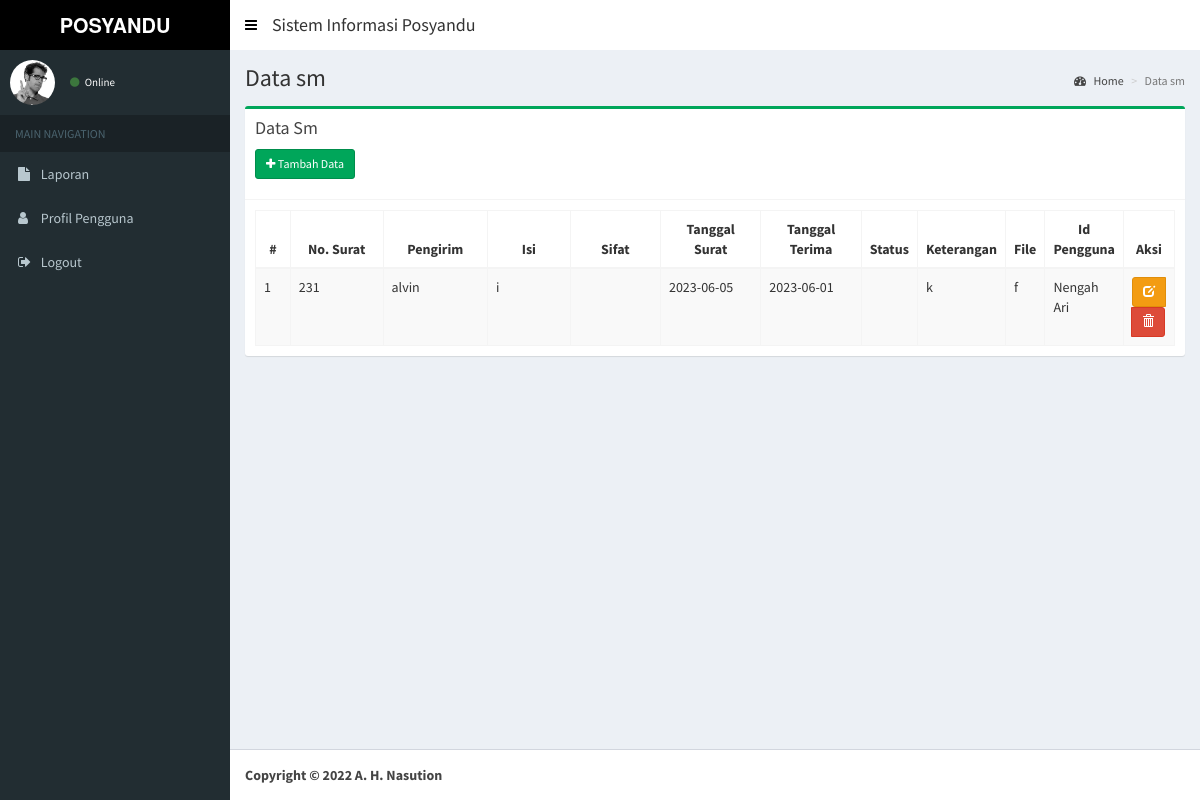
Page /index.php/sm on the earlier database version.
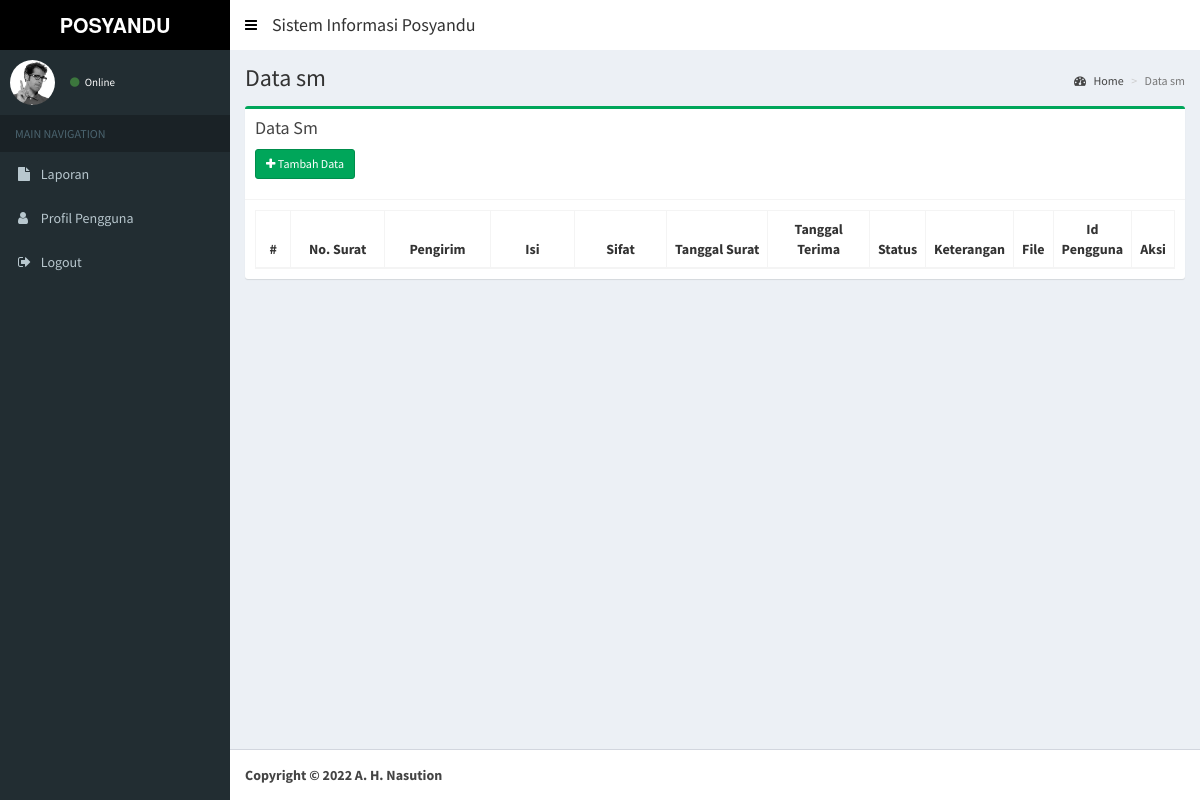
Same page on the later database version.
### tables this page shows
CREATE TABLE `sm` (
  `id_sm` int NOT NULL,
  `nosurat` varchar(20) NOT NULL,
  `pengirim` varchar(50) NOT NULL,
  `isi` varchar(100) NOT NULL,
  `sifat` enum('Biasa','Segera','Penting','Rahasia') NOT NULL,
  `tglsurat` date NOT NULL,
  `tglterima` date NOT NULL,
  `status` enum('sudah didisposisi','belum didisposisi') NOT NULL,
  `keterangan` varchar(100) NOT NULL,
  `file` varchar(30) NOT NULL,
  `id_pengguna` int NOT NULL
);

CREATE TABLE `akses` (
  `id_pengguna` int NOT NULL,
  `nama_pengguna` varchar(50) NOT NULL,
  `alamat` varchar(50) NOT NULL,
  `telp` varchar(12) NOT NULL,
  `email` varchar(50) NOT NULL,
  `username` varchar(30) NOT NULL,
  `password` varchar(30) NOT NULL,
  `level` enum('lurah','sekretaris','admin') NOT NULL
);

### application/controllers/Sm.php (called while the page is built, shortened)
<?php
class Sm extends CI_Controller {
	public function __construct()
	{
		$this->load->model('Sm_model', 'sm');
		$this->load->model('Akses_model', 'akses');
		$this->load->helper('tgl_indo');
		$this->load->helper('security');
	}
	public function index()
	{
		$data = array(
			'title'			=> 'SISTEM SURAT',
			'judul'			=> 'Data sm',
			'data' 			=> $this->sm->tabel()->result(),
			'content'		=> 'sm/v_content',
			'ajax'	 		=> 'sm/v_ajax'
		);
		$this->load->view('layout/v_wrapper', $data, FALSE);
	}
}

### index.php (called while the page is built, shortened)
<?php
require_once BASEPATH.'core/CodeIgniter.php';

### application/views/layout/v_content.php (called while the page is built, shortened)
 	<?php
	if ($content)
	{
		$this->load->view($content);
	}
?>

### application/models/Sm_model.php (called while the page is built, shortened)
<?php
class Sm_model extends CI_Model {
	public function tabel($where = null)
	{
		if($where == null){
			$this->db->select('*');
			$this->db->from('sm');
			$this->db->join('akses', 'sm.id_pengguna = akses.id_pengguna');
			$this->db->order_by('sm.id_sm', 'Asc');
			$query = $this->db->get();
		}
		return $query;
	}
}

### application/views/sm/v_content.php (the view, shortened to what this page needs)
<section class="content-header">
  <h1>
    <?= $judul ?>
  </h1>
  <ol class="breadcrumb">
    <li><a href="<?= base_url() ?>dashboard"><i class="fa fa-dashboard"></i> Home</a></li>
    <li class="active"><?= $judul ?></li>
  </ol>
</section>
<section class="content">
  <div class="row">
    <div class="col-xs-12">
      <div class="box box-success">
        <div class="box-header with-border">
          <h3 class="box-title">Data Sm</h3>
          <div style="padding-top: 10px;">
          <p><a href="<?= base_url(); ?>sm/add" class="btn btn-sm btn-success icon-btn"><i class="fa fa-plus"></i> Tambah Data</a></p>
          </div>
        </div>
        <div class="box-body">
          <table id="example1" class="table table-bordered table-striped" style="width: 100%;">
              <thead>
                  <tr>
                      <th style="width: 5%;text-align: center;">#</th>
                      <th style="width: 15%;text-align: center;">No. Surat</th>
                      <th style="width: 15%;text-align: center;">Pengirim</th>
                      <th style="width: 15%;text-align: center;">Isi</th>
                      <th style="width: 15%;text-align: center;">Sifat</th>
                      <th style="width: 15%;text-align: center;">Tanggal Surat</th>
                      <th style="width: 15%;text-align: center;">Tanggal Terima</th>
                      <th style="width: 13%;text-align: center;">Status</th>
                      <th style="width: 13%;text-align: center;">Keterangan</th>
                      <th style="width: 13%;text-align: center;">File</th>
                      <th style="width: 13%;text-align: center;">Id Pengguna</th>
                      <th style="width: 13%;text-align: center;">Aksi</th>
                  </tr>
              </thead>
              <tbody>
                  <?php $total= 0; $no=1; foreach($data as $row){  ?>
                  <tr>
                      <td><?= $no++ ?></td>
                      <td><?= $row->nosurat ?></td>
                      <td><?= $row->pengirim ?></td>
                      <td><?= $row->isi ?></td>
                      <td><?= $row->sifat ?></td>
                      <td><?= $row->tglsurat ?></td>
                      <td><?= $row->tglterima ?></td>
                      <td><?= $row->status ?></td>
                      <td><?= $row->keterangan ?></td>
                      <td><?= $row->file ?></td>
                      <td><?= $row->nama_pengguna ?></td>
                      <td style="text-align: center;">
                          <form action="<?= base_url() ?>sm/delete/<?= $row->id_sm ?>" method="post">
                              <div class="btn-group">
                                  <a href="<?= base_url() ?>sm/edit/<?= $row->id_sm ?>" class=" btn btn-sm btn-warning" data-toggle="tooltip" title="Edit"><span class="glyphicon glyphicon-edit"></span></a>
                                  <button class="btn btn-sm btn-danger" type="submit" onclick="return confirm('Yakin ingin menghapus data?')" data-toggle="tooltip" title="Hapus"><span class="glyphicon glyphicon-trash"></span></button>
                              </div>
                          </form>
                      </td>
                  </tr>
                <?php } ?>
              </tbody>
          </table>
        </div>
      </div>
    </div>
  </div>
</section>

### application/views/layout/v_wrapper.php (shortened to what this page needs)
<!DOCTYPE html>
<html>
  <head>
    <link rel="stylesheet" href="<?= base_url() ?>public/lte/bootstrap/css/bootstrap.min.css">
    <link rel="stylesheet" href="https://maxcdn.bootstrapcdn.com/font-awesome/4.4.0/css/font-awesome.min.css">
    <link rel="stylesheet" href="https://code.ionicframework.com/ionicons/2.0.1/css/ionicons.min.css">
    <link rel="stylesheet" href="<?= base_url() ?>public/lte/plugins/datatables/dataTables.bootstrap.css">
    <link rel="stylesheet" href="<?= base_url() ?>public/lte/plugins/select2/select2.min.css">
    <link rel="stylesheet" href="<?= base_url() ?>public/lte/dist/css/AdminLTE.min.css">
    <link rel="stylesheet" href="<?= base_url() ?>public/lte/dist/css/skins/_all-skins.min.css">
    <link rel="stylesheet" href="<?= base_url() ?>public/lte/plugins/fullcalendar/dist/fullcalendar.min.css">
    <link rel="stylesheet" href="<?= base_url() ?>public/lte/plugins/fullcalendar/dist/fullcalendar.print.min.css" media="print">
    <link rel="stylesheet" href="<?= base_url() ?>public/lte/plugins/bootstrap-colorpicker/dist/css/bootstrap-colorpicker.min.css">
  </head>
  <body class="hold-transition skin-green sidebar-mini">
    <div class="wrapper">
      <header class="main-header" style="background-color: #ffffff">
         <?php  include 'v_head.php'; ?>
      </header>
      <aside class="main-sidebar">
        <?php  include 'v_sidebar.php'; ?>
      </aside>
      <div class="content-wrapper">
        <?php include 'v_content.php'; ?>
      </div>
      <footer class="main-footer">
        <?php  include 'v_footer.php'; ?>
      </footer>
    </div>
  </body>
</html>

### application/views/layout/v_head.php (shortened to what this page needs)
<a href="<?= base_url() ?>public/lte/index2.html" class="logo" style="background-color: black;" >
  <span class="logo-lg"><b>POSYANDU MANDIRI</b></span>
</a>
<nav class="navbar navbar-static-top" role="navigation" style="background-color: #ffffff">
  <a href="#" class="sidebar-toggle" data-toggle="offcanvas" role="button">
  </a>
  <div style="padding: 5px;">
  <h4>Sistem Informasi Posyandu</h4>
  </div>
</nav>

### application/views/layout/v_sidebar.php (shortened to what this page needs)
<section class="sidebar">
  <div class="user-panel">
    <div class="pull-left image">
      <img src="<?= base_url() ?>public/lte/dist/img/user2-160x160.jpg" class="img-circle" alt="User Image">
    </div>
    <div class="pull-left info">
      <a href="#"><i class="fa fa-circle text-success"></i> Online</a>
    </div>
  </div>
  <ul class="sidebar-menu">
    <li class="header">MAIN NAVIGATION</li>
    <li class="laporan" id="laporan">
      <a href="<?= base_url() ?>laporan">
        <i class="fa fa-file"></i> <span>Laporan</span>
      </a>
    </li>
    <li class="profil" id="profil">
      <a href="<?= base_url() ?>profil">
        <i class="fa fa-user"></i> <span>Profil Pengguna</span>
      </a>
    </li>
    <li>
      <a href="<?= base_url() ?>login/logout">
        <i class="fa fa-sign-out"></i> <span>Logout</span>
      </a>
    </li>
  </ul>
</section>

### application/views/layout/v_footer.php (shortened to what this page needs)
<strong>Copyright &copy; 2022 A. H. Nasution </strong><br>

### application/views/layout/v_wrapper.php (style rules this page uses)
.skin-green .main-header .navbar .sidebar-toggle { color: black; }

Differences in the rows shown:
removed sm: nosurat "231", pengirim "alvin", isi "i", tglsurat "2023-06-05", tglterima "2023-06-01", keterangan "k", file "f", id_pengguna.nama_pengguna "Nengah Ari"
